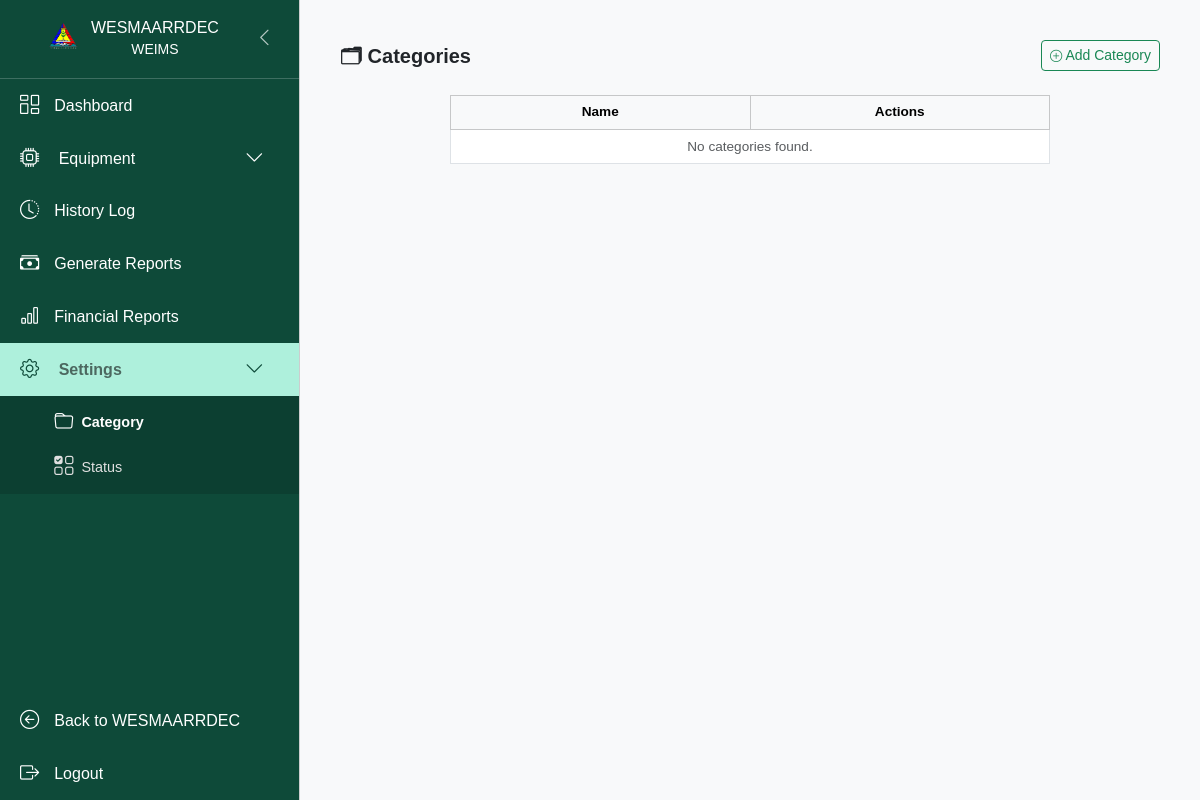
/weims/categories/ (signed in), run on an earlier commit of the app's database.
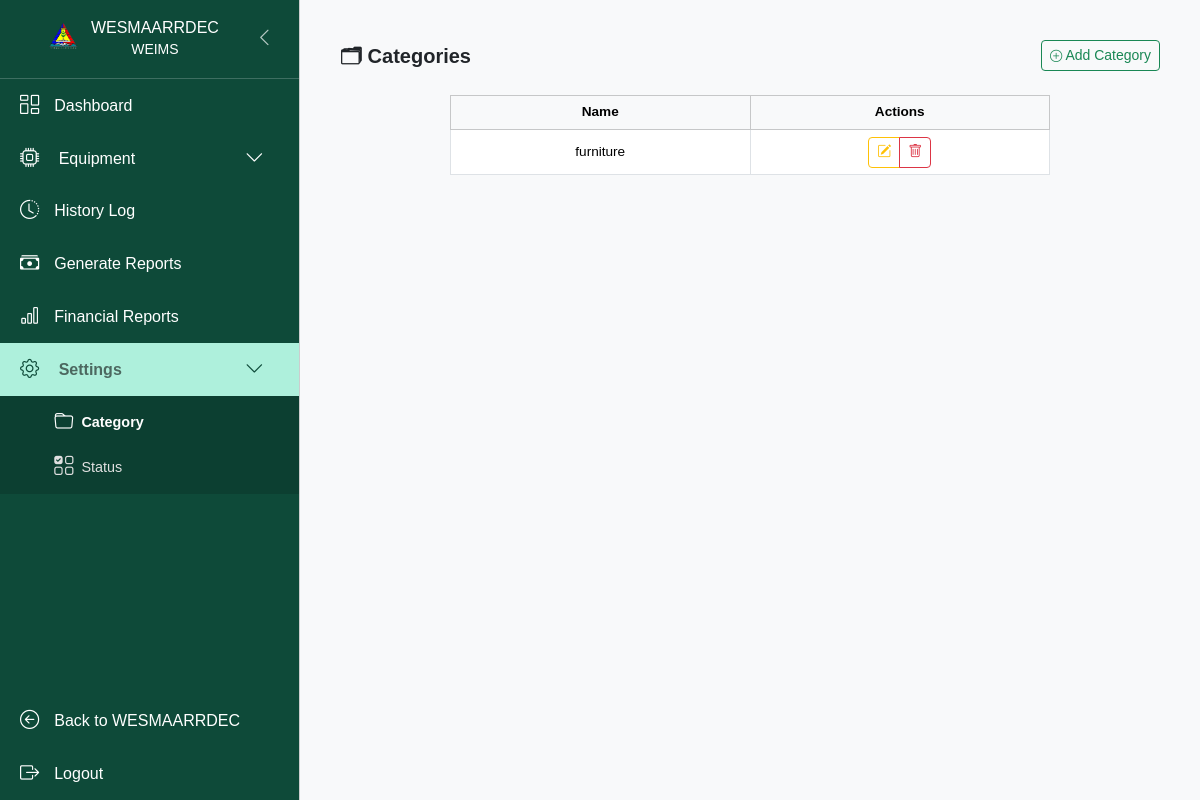
And on a later commit of the database.
### equipments/models.py (models this page shows, shortened)
class Category(models.Model):
    name = models.CharField(max_length=100, unique=True, verbose_name="Category Name")
    class Meta:
        verbose_name = "Category"
        verbose_name_plural = "Categories"

### equipments/views.py (the view, shortened to what this page needs)
# urls.py: path('categories/', views.category_list, name='category'),
@login_required
@user_passes_test(is_admin_superadmin_encoder)
def category_list(request):
    categories = Category.objects.all().order_by('name')
    return render(request, 'equipments/category.html', {
        'categories': categories,
        'is_admin': is_admin(request.user),})

### cmscore/context_processors.py (called while the page is built)
def search_form(request):
    return {'form': SearchForm()}

### equipments/helpers.py (called while the page is built)
def is_admin(user):
    return user.groups.filter(name='admin').exists() or getattr(user, 'secretariat', False)

def is_admin_superadmin_encoder(user):
    return user.is_superuser or user.groups.filter(name__in=['admin', 'encoder']).exists() or getattr(user, 'secretariat', False)

### equipments/templates/equipments/category.html (shortened to what this page needs)
{% extends 'equipments/base.html' %}
{% block content %}
<div class="container-fluid py-3 px-3">
  <div class="d-flex justify-content-between align-items-center mb-3">
    <h5 class="fw-semibold mb-0">🗂 Categories</h5>
    <button type="button" class="btn btn-outline-success btn-sm" data-bs-toggle="modal" data-bs-target="#addCategoryModal">
      <i class="bi bi-plus-circle small"></i> Add Category
    </button>
  </div>
  <div class="border-0">
    <div class="card-body p-2">
      <div class="table-responsive">
        <table class="table table-sm table-hover table-bordered align-middle text-center compact-table equal-width-table">
          <thead class="table-light">
            <tr>
              <th>Name</th>
              <th style="width: 120px;">Actions</th>
            </tr>
          </thead>
          <tbody>
            {% for category in categories %}
            <tr>
              <td>{{ category.name }}</td>
              <td class="text-center">
                <div class="btn-group btn-group-sm">
                  <button type="button" class="btn btn-outline-warning" data-bs-toggle="modal" data-bs-target="#editCategoryModal{{ category.id }}">
                    <i class="bi bi-pencil-square"></i>
                  </button>
                  {% if is_admin %}
                  <button type="button" class="btn btn-outline-danger" data-bs-toggle="modal" data-bs-target="#deleteCategoryModal{{ category.id }}">
                    <i class="bi bi-trash"></i>
                  </button>
                  {% endif %}
                </div>
              </td>
            </tr>
            {% empty %}
            <tr>
              <td colspan="2" class="text-center text-muted">No categories found.</td>
            </tr>
            {% endfor %}
          </tbody>
        </table>
      </div>
    </div>
  </div>
</div>
{% endblock %}

What changed in the data, as far as the page shows it:
added Category: name "furniture"
Also different on the page:
text no longer shown: "No categories found."
